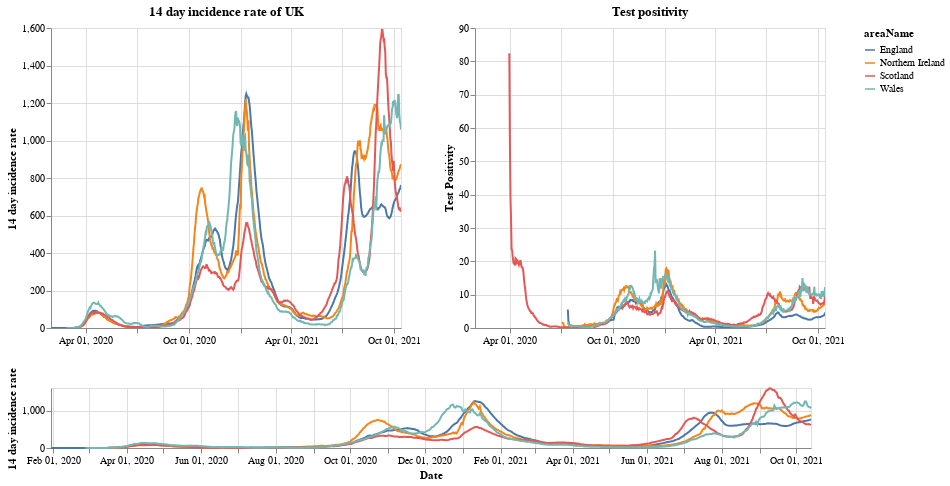

Source (notebook cell):
### Markdown cell above
# Plots

First a plot with each country in the UK. The top right shows the positivity rate for (which is the percentage of registered tests which were positive) while the top left is the 14 day incidence rate. The bottom chart can be used to select the timeframe (does not work on a mobile device).

### Code cell
#collapse
brush = alt.selection(type='interval', name='DateBrush',encodings=['x'],fields=['Time'])
leg_selection = alt.selection_multi(fields=['areaName'], bind='legend')

base = alt.Chart(uk_cases).mark_line().encode(
    x=alt.X("yearmonthdate(date):T", axis=alt.Axis(title='Date')),
    y=alt.Y("twoWeeklyCasesRate:Q", axis=alt.Axis(title='14 day incidence rate')),
    tooltip=['areaName', 'date','twoWeeklyCasesRate', 'testPositivity'],
    color='areaName',
    opacity=alt.condition(leg_selection, alt.value(2), alt.value(0.1))
).add_selection(leg_selection).properties(width=350)

upper = base.encode(alt.X('yearmonthdate(date):T', axis=alt.Axis(title=''),
                         scale=alt.Scale(domain=brush))
                   ).properties(title=f'14 day incidence rate of UK')
upper_right = upper.encode(alt.Y('testPositivity:Q', axis=alt.Axis(title='Test Positivity'))).properties(title='Test positivity')
lower = base.properties(height=60, width = 760).add_selection(brush)

(upper | upper_right) & lower

### Figure 1 — Vega-Lite specification as saved in the notebook (floating-point values rounded to 4 significant figures; data arrays with more than 128 entries replaced by an {"elided": "..."} marker saying what was removed)
{"config": {"view": {"continuousWidth": 400, "continuousHeight": 300}}, "vconcat": [{"hconcat": [{"mark": "line", "encoding": {"color": {"type": "nominal", "field": "areaName"}, "opacity": {"condition": {"value": 2, "selection": "selector001"}, "value": 0.1}, "tooltip": [{"type": "nominal", "field": "areaName"}, {"type": "temporal", "field": "date"}, {"type": "quantitative", "field": "twoWeeklyCasesRate"}, {"type": "quantitative", "field": "testPositivity"}], "x": {"type": "temporal", "axis": {"title": ""}, "field": "date", "scale": {"domain": {"selection": "DateBrush"}}, "timeUnit": "yearmonthdate"}, "y": {"type": "quantitative", "axis": {"title": "14 day incidence rate"}, "field": "twoWeeklyCasesRate"}}, "selection": {"selector001": {"type": "multi", "fields": ["areaName"], "bind": "legend"}}, "title": "14 day incidence rate of UK", "width": 350}, {"mark": "line", "encoding": {"color": {"type": "nominal", "field": "areaName"}, "opacity": {"condition": {"value": 2, "selection": "selector001"}, "value": 0.1}, "tooltip": [{"type": "nominal", "field": "areaName"}, {"type": "temporal", "field": "date"}, {"type": "quantitative", "field": "twoWeeklyCasesRate"}, {"type": "quantitative", "field": "testPositivity"}], "x": {"type": "temporal", "axis": {"title": ""}, "field": "date", "scale": {"domain": {"selection": "DateBrush"}}, "timeUnit": "yearmonthdate"}, "y": {"type": "quantitative", "axis": {"title": "Test Positivity"}, "field": "testPositivity"}}, "selection": {"selector001": {"type": "multi", "fields": ["areaName"], "bind": "legend"}}, "title": "Test positivity", "width": 350}]}, {"mark": "line", "encoding": {"color": {"type": "nominal", "field": "areaName"}, "opacity": {"condition": {"value": 2, "selection": "selector001"}, "value": 0.1}, "tooltip": [{"type": "nominal", "field": "areaName"}, {"type": "temporal", "field": "date"}, {"type": "quantitative", "field": "twoWeeklyCasesRate"}, {"type": "quantitative", "field": "testPositivity"}], "x": {"type": "temporal", "axis": {"title": "Date"}, "field": "date", "timeUnit": "yearmonthdate"}, "y": {"type": "quantitative", "axis": {"title": "14 day incidence rate"}, "field": "twoWeeklyCasesRate"}}, "height": 60, "selection": {"selector001": {"type": "multi", "fields": ["areaName"], "bind": "legend"}, "DateBrush": {"type": "interval", "encodings": ["x"], "fields": ["Time"]}}, "width": 760}], "data": {"name": "data-d0f2b70435e5409a4d04136ba8265bcf"}, "$schema": "https://vega.github.io/schema/vega-lite/v4.8.1.json", "datasets": {"data-d0f2b70435e5409a4d04136ba8265bcf": {"elided": "2400 records"}}}
